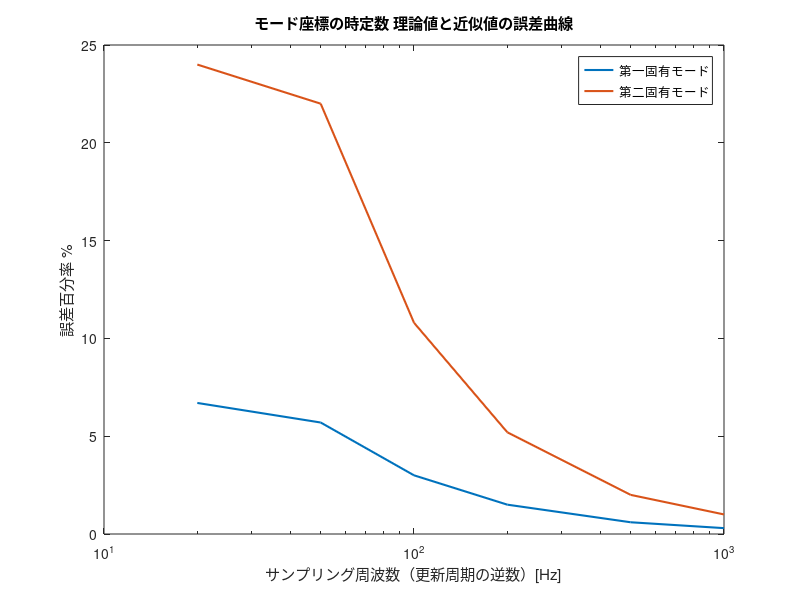

Write the MATLAB code that produced this figure. (Note: this script raises an error after producing the figure.)
% 誤差は(理論値-近似値)/理論値
% ４台直線状エージェント，kappa = 10の下．
error = [6.7,5.7,3.0,1.5,0.6,0.3;24,22,10.8,5.2,2.0,1.0];
dt_list = [0.05,0.02,0.01,0.005,0.002,0.001];
hz_list = 1./dt_list;
semilogx(hz_list,error,'LineWidth',1.5)
legend("第一固有モード","第二固有モード")
title("モード座標の時定数 理論値と近似値の誤差曲線")
xlabel("サンプリング周波数（更新周期の逆数）[Hz]")
ylabel("誤差百分率 %")
ax = gca;
ax.FontSize = 11;
grid on
